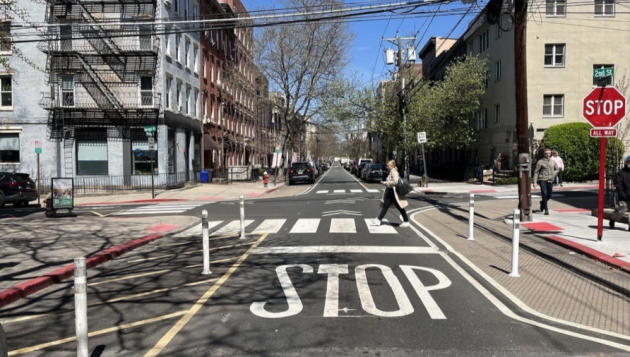
#> input picture ENERGIZE/data/street_view.png, 630 x 357 px
$ jupyter execute Introduction.ipynb
#> lines starting #> are read from the running program, lines starting #| are printed output that depends on the picture; after the words box and inside, x2 and y2 are one past the last pixel; in counts of white or black regions, pixels touching at a corner belong together
# Introduction

## What is Machine Learning?

You've certainly come across people taking about Artifical Intelligence (AI) and Machine Learning (ML). Often times these phrases are used interchangeably but they have different meanings.

Artifical Intelligence is the broad field in computer science of creating intelligent systems. Obviously that can mean many many different things and depends on what you count as "intelligent". Overall AI is generally a blanket learn for research related to producing systems which can produce answers to problems without having to manually program the solution.

ML is a sub-field of AI where the approach to producing an intelligent system is have a program "learn" a possible solution to a problem. Perhaps you know roughly what the correct solution should look like, but don't every variable. ML provides an answer by having a program learn those variables.

## Where is Machine Learning Helpful?

You'll find machine learning used in places where the solution to a problem is too complex to do by hand. To understand what that means, lets look at a sample problem.

> Detect where in an image a stop sign exists

For this example, I'll be using a few libraries, namely OpenCV. OpenCV is a computer vision library that treats images as matricies and performs matrix operations over them. We won't go into depth on OpenCV, but I'll point out from a high level what it is doing.

[cell 1]
# For computer vision algorithms
import cv2

# For viewing images
from matplotlib import pyplot as plt

im = cv2.imread('data/street_view.png')
#> im is the input picture: shape (357, 630, 3); mean B, G, R 111.2, 113.9, 117.2

plt.imshow(cv2.cvtColor(im, cv2.COLOR_BGR2RGB))

For this example, we will use a technique known as "template matching". Basically we will take a template (the image of the stop sign) and compare each region of the image against the template. Where ever the match is the highest is where we will say the stop sign is.

For simplicity, we will also have the image and the template in grayscale.

[cell 2]
# Let's get the template
template = cv2.imread('data/stop_sign_gray.png', cv2.IMREAD_GRAYSCALE)
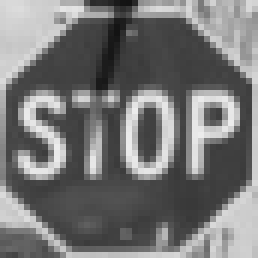
#> input picture ENERGIZE/data/stop_sign_gray.png, 43 x 43 px (shown 6 times larger)
#> template is the input picture: shape (43, 43); min 19, max 236, mean 118.2

# Now lets get the gray version of the image
img_gray = cv2.imread('data/street_gray.png', cv2.IMREAD_GRAYSCALE)
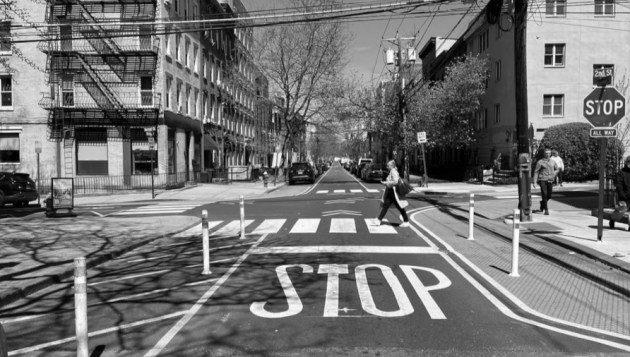
#> input picture ENERGIZE/data/street_gray.png, 630 x 357 px
#> img_gray is the input picture: shape (357, 630); min 0, max 253, mean 114.6

# Let's see what we are working with
fig, axes = plt.subplots(1, 2)
axes[0].set_title('Original')
axes[0].imshow(img_gray, cmap='gray')

axes[1].set_title('Template')
axes[1].imshow(template, cmap='gray')
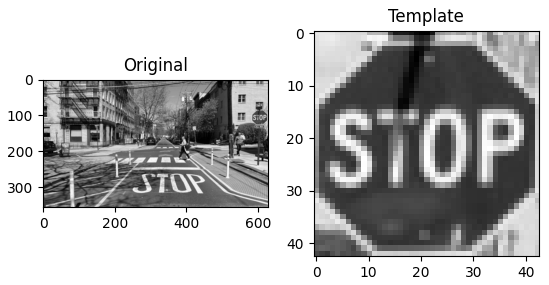
#> figure drawn by matplotlib, 2 panels

OpenCV comes with a template matching function that takes in the original image, the template, and how to calculate the similarity of the image. OpenCV supports [many methods](https://docs.opencv.org/3.4/df/dfb/group__imgproc__object.html#ga3a7850640f1fe1f58fe91a2d7583695d), but we will be using coorrelation coefficent(`cv2.TM_CCOEFF`)

[cell 3]
# Use the template matching function
matching_result = cv2.matchTemplate(img_gray, template, cv2.TM_CCOEFF)
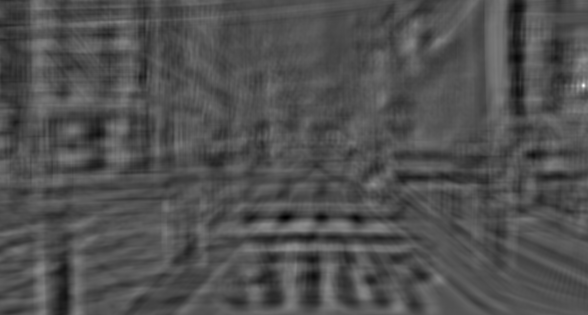
#> matching_result: shape (315, 588) float32; min -3130119.8, max 6749777.5, mean -3778.2; drawn with min black and max white

# The result is basically an image showing how the template matches at every spot in the image
plt.imshow(matching_result, cmap='gray')

[cell 4]
# The location of the maximum pixel will represent where the best match is
min_val, max_val, min_loc, max_loc = cv2.minMaxLoc(matching_result)
#> min_val = -3130119.8; max_val = 6749777.5; min_loc = (286, 217); max_loc = (583, 85)

# We will draw a rectangle around the maximum value in the original image to visualize where the match is
top_left = max_loc
#> top_left = (583, 85)
w, h = template.shape[::-1]
#> w = 43; h = 43
bottom_right = (top_left[0] + w, top_left[1] + h)
#> bottom_right = (626, 128)
cv2.rectangle(img_gray,top_left, bottom_right, 255, 2)
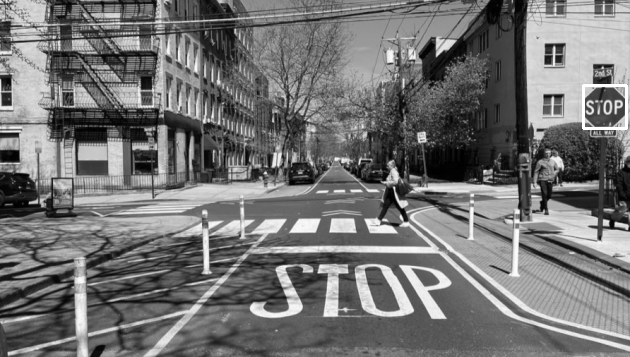
#> img_gray: shape (357, 630); 0.23% of pixels changed, all inside (x1, y1, x2, y2) = (582, 84, 628, 130)

plt.imshow(img_gray, cmap='gray')
